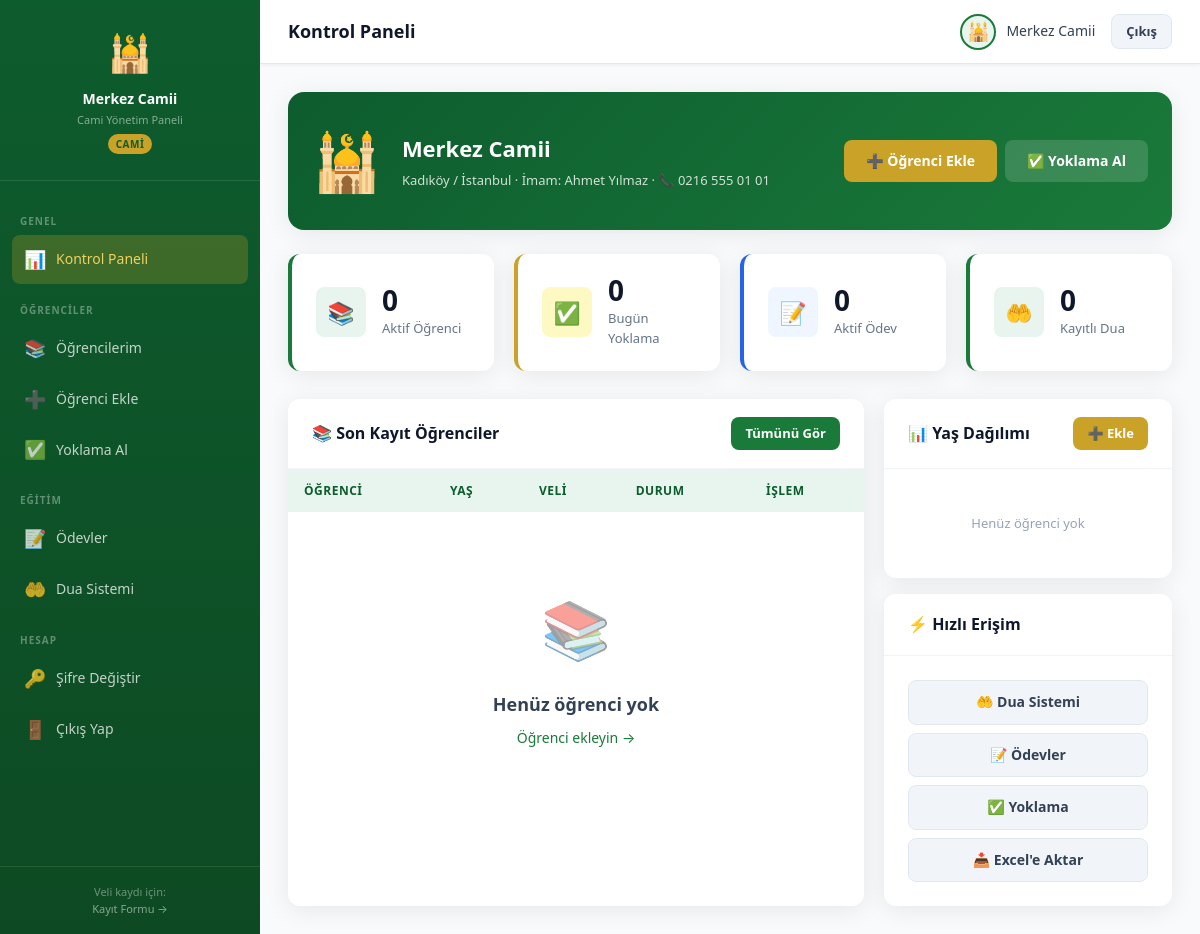
The app's page /mosque/index.php (signed in) with its own data.
### tables this page shows
CREATE TABLE IF NOT EXISTS mosques (
  id INT AUTO_INCREMENT PRIMARY KEY,
  name VARCHAR(150) NOT NULL,
  address TEXT,
  district VARCHAR(100),
  city VARCHAR(100) DEFAULT 'İstanbul',
  imam_name VARCHAR(100),
  phone VARCHAR(20),
  email VARCHAR(100),
  username VARCHAR(50) UNIQUE NOT NULL,
  password VARCHAR(255) NOT NULL,
  capacity INT DEFAULT 50,
  status ENUM('active','inactive','pending') DEFAULT 'pending',
  notes TEXT,
  created_at TIMESTAMP DEFAULT CURRENT_TIMESTAMP
);

### config/db.php (called while the page is built, shortened)
<?php
function sanitize($input) {
    return htmlspecialchars(trim($input), ENT_QUOTES, 'UTF-8');
}

### mosque/index.php (the view, shortened to what this page needs)
<?php
require_once '../config/db.php';
$db = getDB();
$mid = $_SESSION['mosque_id'];
$stats = [
    'students'  => $db->prepare("SELECT COUNT(*) FROM students WHERE mosque_id=? AND status='active'"),
    'total'     => $db->prepare("SELECT COUNT(*) FROM students WHERE mosque_id=?"),
    'today'     => $db->prepare("SELECT COUNT(*) FROM attendance WHERE mosque_id=? AND scan_date=CURDATE()"),
    'parents'   => $db->prepare("SELECT COUNT(DISTINCT parent_id) FROM students WHERE mosque_id=? AND parent_id IS NOT NULL"),
];
foreach ($stats as $k => $s) { $s->execute([$mid]); $stats[$k] = $s->fetchColumn(); }
$hwCount = $db->prepare("SELECT COUNT(*) FROM homeworks WHERE mosque_id=? AND status='active'");
$hwCount->execute([$mid]); $hwCount = $hwCount->fetchColumn();
$duaCount = $db->prepare("SELECT COUNT(*) FROM duas WHERE mosque_id=?");
$duaCount->execute([$mid]); $duaCount = $duaCount->fetchColumn();
$mosque = $db->prepare("SELECT * FROM mosques WHERE id=?");
$mosque->execute([$mid]);
$mosque = $mosque->fetch();
$recentStudents = $db->prepare("
    SELECT s.*, p.name AS p_name, p.surname AS p_surname, p.phone AS p_phone
    FROM students s LEFT JOIN parents p ON s.parent_id=p.id
    WHERE s.mosque_id=? ORDER BY s.created_at DESC LIMIT 8
");
$recentStudents->execute([$mid]);
$recentStudents = $recentStudents->fetchAll();
$ageGroups = $db->prepare("
    SELECT
        CASE
            WHEN age BETWEEN 5 AND 7 THEN '5-7 Yaş'
            WHEN age BETWEEN 8 AND 10 THEN '8-10 Yaş'
            WHEN age BETWEEN 11 AND 13 THEN '11-13 Yaş'
            WHEN age BETWEEN 14 AND 18 THEN '14-18 Yaş'
            ELSE 'Belirtilmemiş'
        END AS age_group,
        COUNT(*) AS total
    FROM students WHERE mosque_id=? AND status='active'
    GROUP BY age_group ORDER BY age_group
");
$ageGroups->execute([$mid]);
$ageGroups = $ageGroups->fetchAll();
include 'layout/header.php';
?>
<div class="card" style="margin-bottom:24px;background:linear-gradient(135deg,#0d5c2e,#1a7a3a);color:#fff;border-radius:16px">
  <div class="card-body" style="display:flex;gap:20px;align-items:center;flex-wrap:wrap">
    <div style="font-size:56px">🕌</div>
    <div style="flex:1">
      <div style="font-size:22px;font-weight:800"><?= sanitize($mosque['name']) ?></div>
      <div style="opacity:.8;font-size:13px;margin-top:4px">
        <?php if ($mosque['district']): ?><?= sanitize($mosque['district']) ?> / <?= sanitize($mosque['city'] ?? '') ?> · <?php endif; ?>
        <?php if ($mosque['imam_name']): ?>İmam: <?= sanitize($mosque['imam_name']) ?> · <?php endif; ?>
        <?php if ($mosque['phone']): ?>📞 <?= sanitize($mosque['phone']) ?><?php endif; ?>
      </div>
    </div>
    <div style="display:flex;gap:8px;flex-wrap:wrap">
      <a href="add_student.php" class="btn btn-gold">➕ Öğrenci Ekle</a>
      <a href="attendance.php" class="btn" style="background:rgba(255,255,255,.15);color:#fff">✅ Yoklama Al</a>
    </div>
  </div>
</div>
<div class="stats-grid">
  <div class="stat-card">
    <div class="stat-icon">📚</div>
    <div><div class="stat-value"><?= $stats['students'] ?></div><div class="stat-label">Aktif Öğrenci</div></div>
  </div>
  <div class="stat-card gold">
    <div class="stat-icon">✅</div>
    <div><div class="stat-value"><?= $stats['today'] ?></div><div class="stat-label">Bugün Yoklama</div></div>
  </div>
  <div class="stat-card blue">
    <div class="stat-icon">📝</div>
    <div><div class="stat-value"><?= $hwCount ?></div><div class="stat-label">Aktif Ödev</div></div>
  </div>
  <div class="stat-card">
    <div class="stat-icon">🤲</div>
    <div><div class="stat-value"><?= $duaCount ?></div><div class="stat-label">Kayıtlı Dua</div></div>
  </div>
</div>
<div style="display:grid;grid-template-columns:2fr 1fr;gap:20px;margin-top:20px">
  <div class="card">
    <div class="card-header">
      <span class="card-title">📚 Son Kayıt Öğrenciler</span>
      <a href="students.php" class="btn btn-sm btn-primary">Tümünü Gör</a>
    </div>
    <div class="table-wrap">
      <table class="table">
        <thead><tr><th>Öğrenci</th><th>Yaş</th><th>Veli</th><th>Durum</th><th>İşlem</th></tr></thead>
        <tbody>
          <?php if (empty($recentStudents)): ?>
          <tr><td colspan="5">
            <div class="empty-state">
              <div class="empty-state-icon">📚</div>
              <div class="empty-state-title">Henüz öğrenci yok</div>
              <div class="empty-state-desc"><a href="add_student.php" style="color:#1a7a3a">Öğrenci ekleyin →</a></div>
            </div>
          </td></tr>
          <?php endif; ?>
        </tbody>
      </table>
    </div>
  </div>
  <div>
    <div class="card" style="margin-bottom:16px">
      <div class="card-header">
        <span class="card-title">📊 Yaş Dağılımı</span>
        <a href="add_student.php" class="btn btn-sm btn-gold">➕ Ekle</a>
      </div>
      <div class="card-body">
        <?php if (empty($ageGroups)): ?>
          <div style="text-align:center;color:#94a3b8;padding:20px;font-size:13px">Henüz öğrenci yok</div>
        <?php endif; ?>
      </div>
    </div>
    <div class="card">
      <div class="card-header"><span class="card-title">⚡ Hızlı Erişim</span></div>
      <div class="card-body" style="display:flex;flex-direction:column;gap:8px">
        <a href="duas.php" class="btn btn-secondary btn-block">🤲 Dua Sistemi</a>
        <a href="homeworks.php" class="btn btn-secondary btn-block">📝 Ödevler</a>
        <a href="attendance.php" class="btn btn-secondary btn-block">✅ Yoklama</a>
        <a href="export.php?type=students&format=xls" class="btn btn-secondary btn-block">📥 Excel'e Aktar</a>
      </div>
    </div>
  </div>
</div>
<?php include 'layout/footer.php'; ?>

### assets/css/style.css (style rules this page uses)
:root { --green-dark: #0d5c2e; --green-main: #1a7a3a; --green-light: #2ea855; --green-pale: #e8f5ee; --gold: #c9a227; --gold-light: #f0d060; --white: #ffffff; --gray-50: #f8fafc; --gray-100: #f1f5f9; --gray-200: #e2e8f0; --gray-300: #cbd5e1; --gray-500: #64748b; --gray-700: #334155; --gray-900: #0f172a; --red: #dc2626; --red-light: #fef2f2; --blue: #2563eb; --blue-light: #eff6ff; --shadow: 0 4px 24px rgba(0,0,0,.08); --shadow-lg: 0 8px 40px rgba(0,0,0,.12); --radius: 12px; --radius-sm: 8px; --radius-lg: 20px; }
* { box-sizing: border-box; margin: 0; padding: 0; }
body { font-family: 'Segoe UI', system-ui, -apple-system, sans-serif; background: var(--gray-50); color: var(--gray-900); line-height: 1.6; }
a { text-decoration: none; color: inherit; }
.btn { display: inline-flex; align-items: center; gap: 8px; padding: 10px 22px; border-radius: var(--radius-sm); font-size: 14px; font-weight: 600; cursor: pointer; border: none; transition: all .2s; }
.btn-primary { background: var(--green-main); color: #fff; }
.btn-secondary { background: var(--gray-100); color: var(--gray-700); border: 1px solid var(--gray-200); }
.btn-gold { background: var(--gold); color: #fff; }
.btn-sm { padding: 6px 14px; font-size: 13px; }
.btn-block { width: 100%; justify-content: center; }
.card { background: #fff; border-radius: var(--radius); box-shadow: var(--shadow); overflow: hidden; }
.card-header { padding: 18px 24px; border-bottom: 1px solid var(--gray-100); display: flex; align-items: center; justify-content: space-between; gap: 12px; }
.card-title { font-size: 16px; font-weight: 700; color: var(--gray-900); display: flex; align-items: center; gap: 8px; }
.card-body { padding: 24px; }
.table-wrap { overflow-x: auto; }
.table { width: 100%; border-collapse: collapse; font-size: 14px; }
.table th { background: var(--green-pale); color: var(--green-dark); font-weight: 700; padding: 12px 16px; text-align: left; white-space: nowrap; font-size: 12px; text-transform: uppercase; letter-spacing: .5px; }
.table td { padding: 12px 16px; border-bottom: 1px solid var(--gray-100); vertical-align: middle; }
.table tr:last-child td { border-bottom: none; }
.stats-grid { display: grid; grid-template-columns: repeat(auto-fit, minmax(200px, 1fr)); gap: 20px; margin-bottom: 28px; }
.stat-card { background: #fff; border-radius: var(--radius); padding: 22px 24px; box-shadow: var(--shadow); display: flex; align-items: center; gap: 16px; border-left: 4px solid var(--green-main); }
.stat-card.gold { border-left-color: var(--gold); }
.stat-card.blue { border-left-color: var(--blue); }
.stat-icon { width: 50px; height: 50px; border-radius: var(--radius-sm); display: flex; align-items: center; justify-content: center; font-size: 22px; background: var(--green-pale); flex-shrink: 0; }
.stat-card.gold .stat-icon { background: #fef9c3; }
.stat-card.blue .stat-icon { background: var(--blue-light); }
.stat-value { font-size: 28px; font-weight: 800; color: var(--gray-900); line-height: 1; }
.stat-label { font-size: 13px; color: var(--gray-500); margin-top: 4px; }
.empty-state { text-align: center; padding: 60px 20px; color: var(--gray-500); }
.empty-state-icon { font-size: 56px; margin-bottom: 16px; opacity: .5; }
.empty-state-title { font-size: 18px; font-weight: 700; color: var(--gray-700); margin-bottom: 8px; }
.empty-state-desc { font-size: 14px; }

### records on screen
mosques: name "Merkez Camii", district "Kadıköy", city "İstanbul", imam_name "Ahmet Yılmaz", phone "0216 555 01 01"

### other values on screen
$_SESSION['mosque_name'] "Merkez Camii"
$page_title "Kontrol Paneli"
$stats['students'] "0"
$stats['today'] "0"
$hwCount "0"
$duaCount "0"
